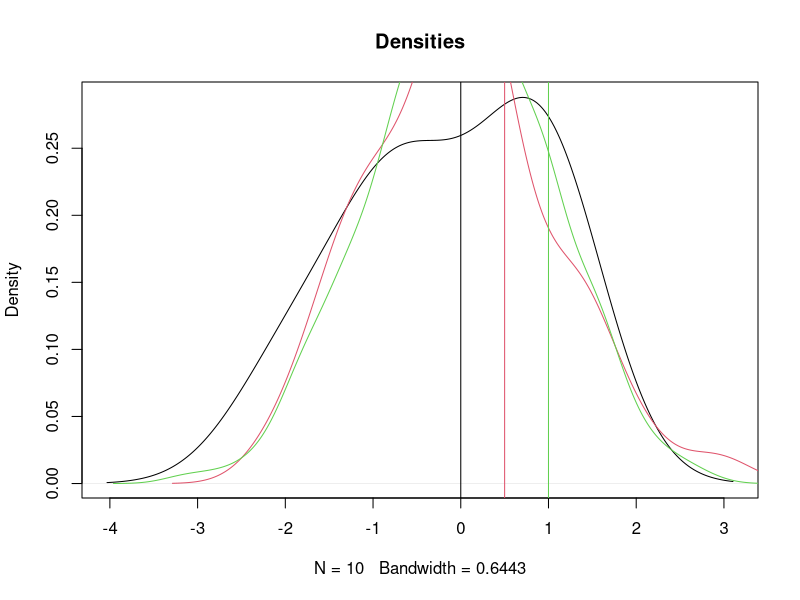

Generate this figure with R:
#help(rnorm)

#Question1
x1 <- rnorm(10, mean = 0, sd = 1)
x2 <- rnorm(100, mean = 0, sd = 1)
x3 <- rnorm(1000, mean = 0, sd = 1)

mean1 = mean(x1)
mean2 = mean(x2)
mean3 = mean(x3)

var1 = var(x1)
var2 = var(x2)
var3 = var(x3)

meanVec = c(mean1, mean2, mean3)
varVec = c(var1, var2, var3)

meanVec
varVec

#Question2
plot(density(x1), main="Densities")
lines(density(x2), col=2)
lines(density(x3), col=3)

abline(v = 0)
abline(v = .5, col=2)
abline(v = 1, col=3)

help(abline)